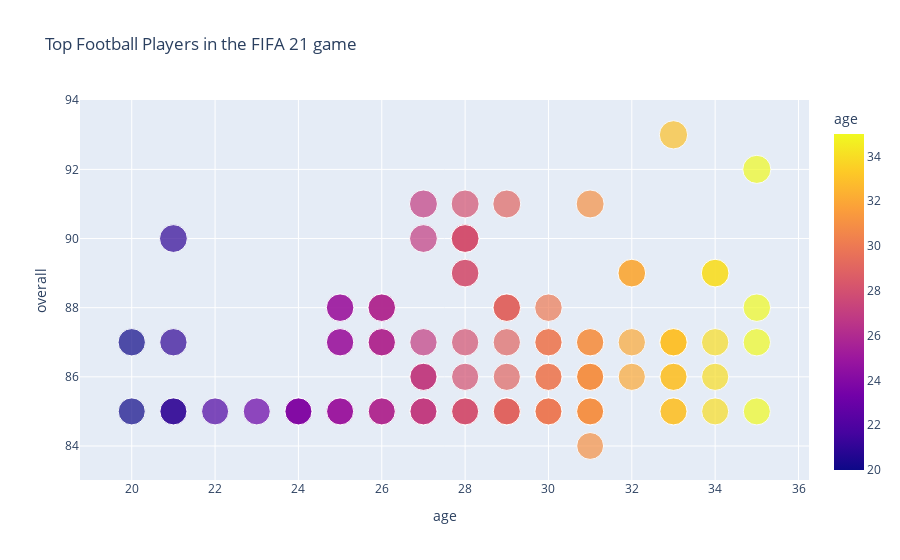

Here is the notebook cell this chart was saved with:
### Code cell
#Top Football Players in the FIFA 21 game
top_play=data[['short_name','overall',"age",'club_name']]
top_play.sort_values(by='overall',ascending=False,inplace=True)
top_30_play=top_play[:100]
fig=px.scatter(top_30_play,x='age',y='overall',color='age',size='overall',hover_data=['short_name','club_name'],title='Top Football Players in the FIFA 21 game')
fig.show()

### Figure 1 — Plotly figure (JSON) as saved in the notebook; plotly's stock layout.template omitted (floating-point values rounded to 4 significant figures; data arrays with more than 128 entries replaced by an {"elided": "..."} marker saying what was removed)
{"data": [{"customdata": {"elided": "100x2 str values"}, "hovertemplate": "age=%{marker.color}<br>overall=%{marker.size}<br>short_name=%{customdata[0]}<br>club_name=%{customdata[1]}<extra></extra>", "legendgroup": "", "marker": {"color": [33, 35, 27, 31, 28, 29, 27, 28, 28, 28, 28, 21, 28, 32, 34, 32, 34, 28, 35, 29, 29, 29, 30, 26, 26, 26, 25, 25, 34, 28, 27, 29, 33, 30, 31, 31, 32, 30, 33, 20, 35, 25, 26, 26, 26, 25, 21, 33, 31, 33, 28, 30, 31, 30, 29, 31, 33, 32, 27, 27, 27, 34, 31, 35, 33, 30, 29, 34, 31, 30, 28, 30, 29, 31, 29, 28, 29, 29, 27, 27, 33, 27, 25, 27, 21, 20, 22, 24, 26, 25, 23, 25, 21, 26, 24, 24, 28, 24, 26, 31], "coloraxis": "coloraxis", "size": [93, 92, 91, 91, 91, 91, 90, 90, 90, 90, 90, 90, 89, 89, 89, 89, 89, 89, 88, 88, 88, 88, 88, 88, 88, 88, 88, 88, 87, 87, 87, 87, 87, 87, 87, 87, 87, 87, 87, 87, 87, 87, 87, 87, 87, 87, 87, 87, 86, 86, 86, 86, 86, 86, 86, 86, 86, 86, 86, 86, 86, 86, 85, 85, 85, 85, 85, 85, 85, 85, 85, 85, 85, 85, 85, 85, 85, 85, 85, 85, 85, 85, 85, 85, 85, 85, 85, 85, 85, 85, 85, 85, 85, 85, 85, 85, 85, 85, 85, 84], "sizemode": "area", "sizeref": 0.2325, "symbol": "circle"}, "mode": "markers", "name": "", "orientation": "v", "showlegend": false, "type": "scatter", "x": [33, 35, 27, 31, 28, 29, 27, 28, 28, 28, 28, 21, 28, 32, 34, 32, 34, 28, 35, 29, 29, 29, 30, 26, 26, 26, 25, 25, 34, 28, 27, 29, 33, 30, 31, 31, 32, 30, 33, 20, 35, 25, 26, 26, 26, 25, 21, 33, 31, 33, 28, 30, 31, 30, 29, 31, 33, 32, 27, 27, 27, 34, 31, 35, 33, 30, 29, 34, 31, 30, 28, 30, 29, 31, 29, 28, 29, 29, 27, 27, 33, 27, 25, 27, 21, 20, 22, 24, 26, 25, 23, 25, 21, 26, 24, 24, 28, 24, 26, 31], "xaxis": "x", "y": [93, 92, 91, 91, 91, 91, 90, 90, 90, 90, 90, 90, 89, 89, 89, 89, 89, 89, 88, 88, 88, 88, 88, 88, 88, 88, 88, 88, 87, 87, 87, 87, 87, 87, 87, 87, 87, 87, 87, 87, 87, 87, 87, 87, 87, 87, 87, 87, 86, 86, 86, 86, 86, 86, 86, 86, 86, 86, 86, 86, 86, 86, 85, 85, 85, 85, 85, 85, 85, 85, 85, 85, 85, 85, 85, 85, 85, 85, 85, 85, 85, 85, 85, 85, 85, 85, 85, 85, 85, 85, 85, 85, 85, 85, 85, 85, 85, 85, 85, 84], "yaxis": "y"}], "layout": {"coloraxis": {"colorbar": {"title": {"text": "age"}}, "colorscale": [[0, "#0d0887"], [0.1111, "#46039f"], [0.2222, "#7201a8"], [0.3333, "#9c179e"], [0.4444, "#bd3786"], [0.5556, "#d8576b"], [0.6667, "#ed7953"], [0.7778, "#fb9f3a"], [0.8889, "#fdca26"], [1, "#f0f921"]]}, "legend": {"itemsizing": "constant", "tracegroupgap": 0}, "title": {"text": "Top Football Players in the FIFA 21 game"}, "xaxis": {"anchor": "y", "domain": [0, 1], "title": {"text": "age"}}, "yaxis": {"anchor": "x", "domain": [0, 1], "title": {"text": "overall"}}}}
